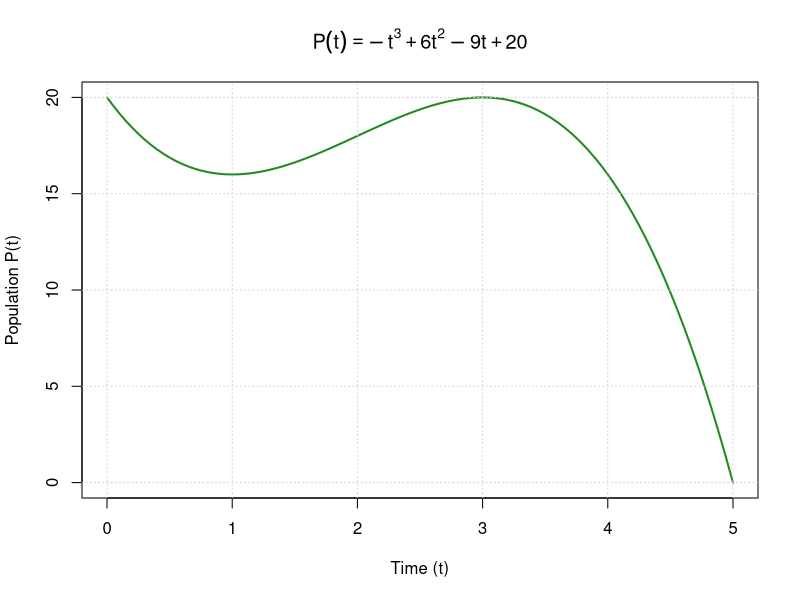
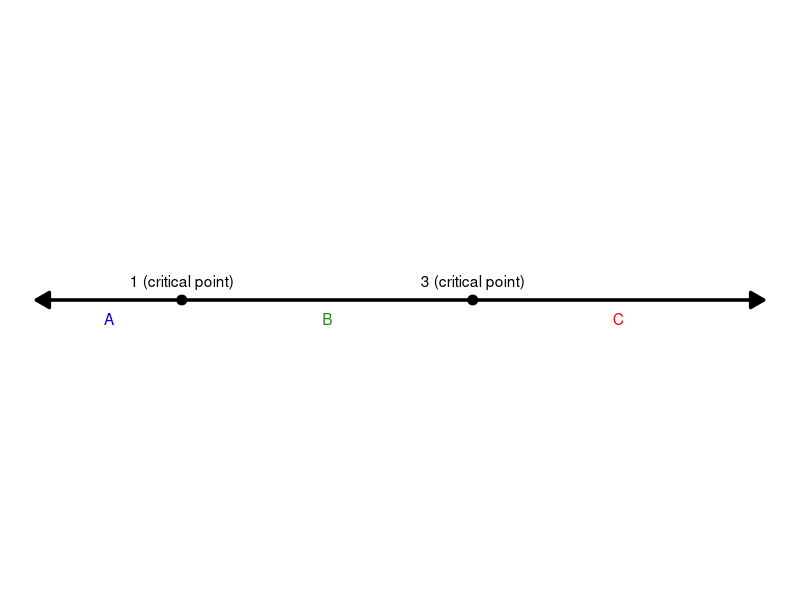
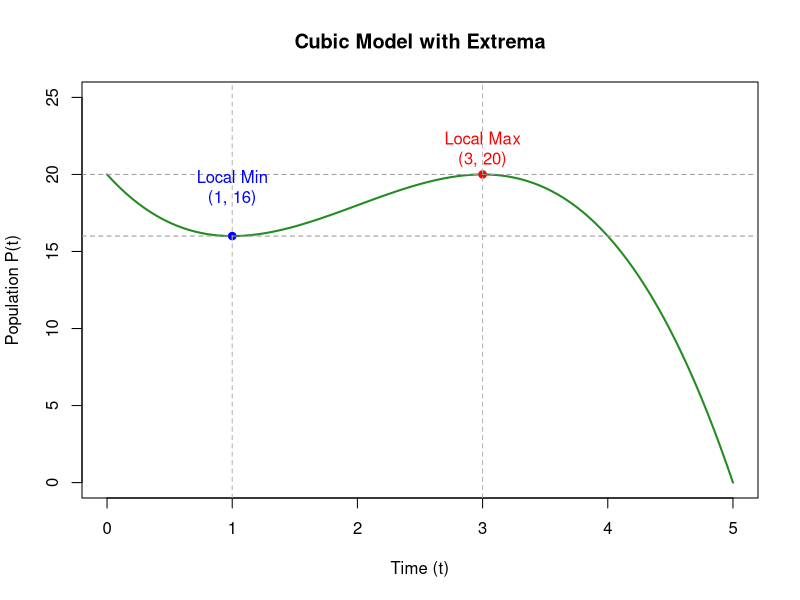

Reproduce these figures in R, in order.
## ---- chunk 1
# Define the cubic function
P <- function(t) -t^3 + 6*t^2 - 9*t + 20

# Plot the function
curve(P(x), from = 0, to = 5, 
      xlab = "Time (t)", 
      ylab = "Population P(t)", 
      main = expression(P(t) == -t^3 + 6*t^2 - 9*t + 20),
      col = "forestgreen", lwd = 2)

# Add grid
grid()
## ---- chunk 2
library(ggplot2)

ggplot() +
  # Number line with arrowheads
  geom_segment(aes(x = 0, xend = 5, y = -0, yend = 0),
               arrow = arrow(type = "closed", ends = "both", length = unit(0.15, "inches")),
               linewidth = 1.2) +
  
  # Critical points
  geom_point(aes(x = 1, y = 0), size = 3) +
  geom_point(aes(x = 3, y = 0), size = 3) +
  
  # Labels just above the line
  annotate("text", x = 1, y = 0.07, label = "1 (critical point)", hjust = 0.5) +
  annotate("text", x = 3, y = 0.07, label = "3 (critical point)", hjust = 0.5) +
  
  # Interval labels just below the line
  annotate("text", x = 0.5, y = -0.07, label = "A", color = "blue") +
  annotate("text", x = 2, y = -0.07, label = "B", color = "forestgreen") +
  annotate("text", x = 4, y = -0.07, label = "C", color = "red") +
   coord_cartesian(ylim = c(-1, 1))+
  theme_void()

## ---- chunk 3
P <- function(t) -t^3 + 6*t^2 - 9*t + 20

curve(P(x), from = 0, to = 5, ylim = c(0, 25), col = "forestgreen", lwd = 2,
      xlab = "Time (t)", ylab = "Population P(t)",
      main = "Cubic Model with Extrema")

# Critical point coordinates
t1 <- 1
t2 <- 3
P1 <- P(t1)
P2 <- P(t2)

# Mark critical points
points(t1, P1, pch = 19, col = "blue")
points(t2, P2, pch = 19, col = "red")

# Dashed horizontal lines at population values
abline(h = c(P1, P2), lty = 2, col = "gray60")

# Dashed vertical lines at t-values
abline(v = c(t1, t2), lty = 2, col = "gray70")

# Labels
text(t1, P1 + 1.5, labels = "Local Min\n(1, 16)", col = "blue", pos = 3)
text(t2, P2 , labels = "Local Max\n(3, 20)", col = "red", pos = 3)

